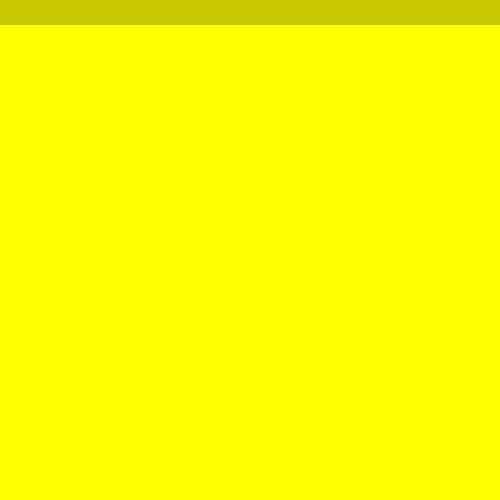
Frame 1 (no input)
Frame 60 (the mouse pressed at the canvas centre just before this capture): identical to frame 1, image omitted
Frame 120 (the mouse held since frame 60 and released just before this capture): identical to frame 1, image omitted

The Processing sketch that drew this single still picture (run headless with seeded random() and noise(); from frame 60 on, the mouse is pressed at the canvas centre):

// Processing sketch: processing_43715
// ── processing_43715.pde

float r = 0;
float r2 = 0;
float r3 = 0;
float r4 = 0;
float r5 = 0;

void setup() {
  size(500, 500);
  smooth();
  background(255, 255, 0);
}

//random variables for change colors and stroke weight
void mouseDragged() {
  r = random(5);
  r2 = random(255);
  r3 = random(255);
  r4 = random(255);
  r5 = random(50, 100);
}

void draw() {

  noStroke();
  fill(200, 200, 0);
  rect(0, 0, width, 25);

//erase the post-it, genereting new background
  if (mouseY < 25 && mousePressed) {
    background(255, 255, 0);
  }

//mosepressed generete a line following the mouse, greys and size are random
  if (mousePressed && (mouseButton == LEFT)) { 
    strokeWeight(r);
    stroke(r2);
    line(mouseX, mouseY, pmouseX, pmouseY);
  }
  
//right click generete line colorful  
  if (mousePressed && (mouseButton == RIGHT)) {
    strokeWeight(r);
    stroke(r2, r3, r4);
    line(mouseX, mouseY, pmouseX, pmouseY);
  }
}
